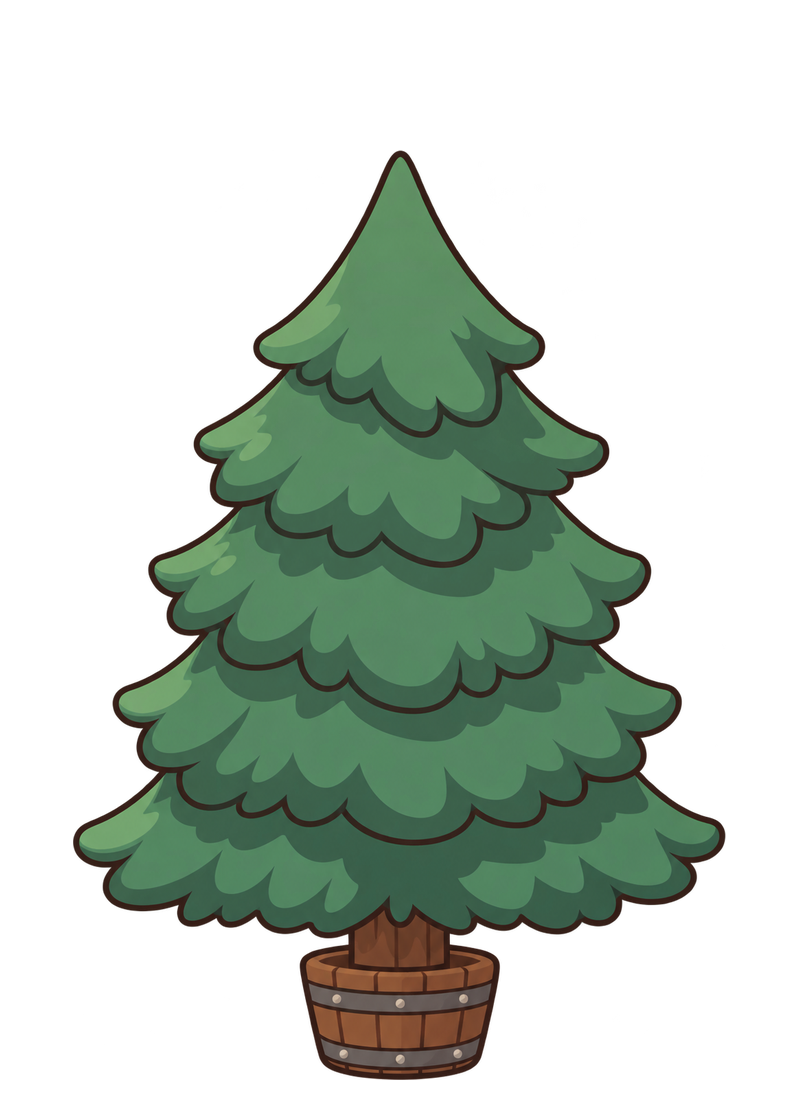
#> input picture bearly-apart/assets/tree/tree-bare.png, 800 x 1100 px
$ python make-snowy-tree.py
#> lines starting #> are read from the running program, lines starting #| are printed output that depends on the picture
# Makes assets/tree/tree-snowy.png from tree-bare.png: the tree's shadow bands (under each tier's scallops) become
# shaded snow and its highlights bright snow, so the snow follows the drawing. python tools/make-snowy-tree.py
from pathlib import Path
from PIL import Image

root = Path(__file__).resolve().parent.parent / 'assets' / 'tree'
im = Image.open(root / 'tree-bare.png').convert('RGBA')
#> im is the input picture: PIL image 800x1100 RGBA; mean R, G, B, A 27.7, 39.4, 28.8, 91.5
px = im.load()
W, H = im.size
#> W = 800; H = 1100
out = im.copy()
op = out.load()
SNOW = (244, 248, 253)
SNOW_SHADE = (212, 225, 240)


def lerp(a, b, t):
    return tuple(int(a[i] + (b[i] - a[i]) * t) for i in range(3))


for y in range(min(H, 932)):  # the trunk and bucket stay as they are
    for x in range(W):
        r, g, b, a = px[x, y]
        if a < 10 or g <= r + 10:  # not foliage (outline, background)
            continue
        c = (int(r * 0.9 + 4), int(g * 0.95), int(min(255, b * 1.05 + 10)))  # a little cooler
        ts = max(0.0, min(1.0, (118 - g) / 14))  # shadow (g ~ 96)
        th = max(0.0, min(1.0, (g - 142) / 14))  # highlight (g ~ 162); main green (g ~ 135) stays
        if ts > 0:
            c = lerp(c, SNOW_SHADE, ts)
        if th > 0:
            c = lerp(c, SNOW, th)
        op[x, y] = (*c, a)
out.save(root / 'tree-snowy.png', optimize=True)
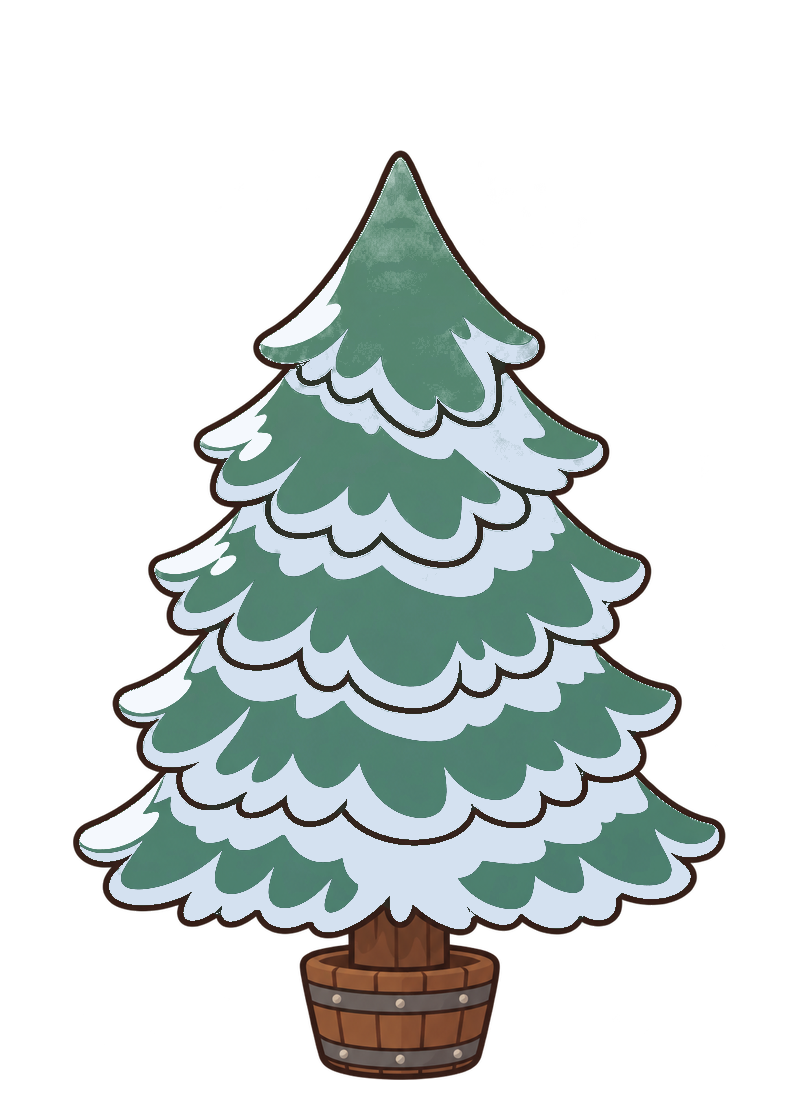
#> saved as tree-snowy.png: PIL image 800x1100 RGBA; mean R, G, B, A 48.4, 56, 54.4, 91.5; transparent parts drawn white
